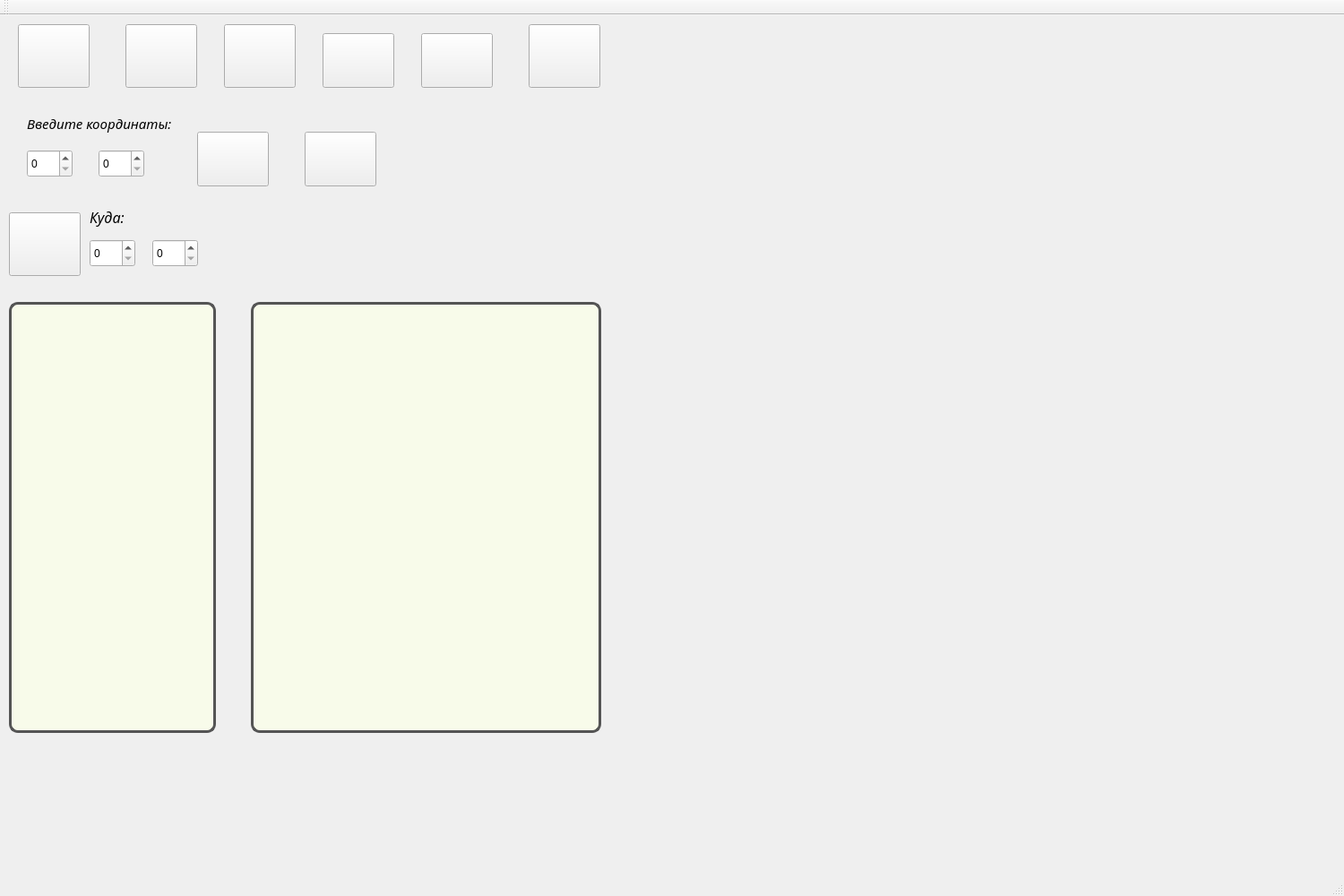
<?xml version="1.0" encoding="UTF-8"?>
<ui version="4.0">
 <class>MainWindow</class>
 <widget class="QMainWindow" name="MainWindow">
  <property name="geometry">
   <rect>
    <x>0</x>
    <y>0</y>
    <width>1500</width>
    <height>1000</height>
   </rect>
  </property>
  <property name="windowTitle">
   <string>MainWindow</string>
  </property>
  <widget class="QWidget" name="centralWidget">
   <widget class="QPushButton" name="add_green_dr">
    <property name="geometry">
     <rect>
      <x>20</x>
      <y>10</y>
      <width>80</width>
      <height>71</height>
     </rect>
    </property>
    <property name="cursor">
     <cursorShape>PointingHandCursor</cursorShape>
    </property>
    <property name="toolTip">
     <string>&lt;!DOCTYPE HTML PUBLIC &quot;-//W3C//DTD HTML 4.0//EN&quot; &quot;http://www.w3.org/TR/REC-html40/strict.dtd&quot;&gt;
&lt;html&gt;&lt;head&gt;&lt;meta name=&quot;qrichtext&quot; content=&quot;1&quot; /&gt;&lt;style type=&quot;text/css&quot;&gt;
p, li { white-space: pre-wrap; }
&lt;/style&gt;&lt;/head&gt;&lt;body style=&quot; font-family:'Georgia Pro Cond Light'; font-size:8pt; font-weight:400; font-style:normal;&quot;&gt;
&lt;p style=&quot; margin-top:12px; margin-bottom:12px; margin-left:0px; margin-right:0px; -qt-block-indent:0; text-indent:0px; background-color:#e9e8e4;&quot;&gt;&lt;span style=&quot; background-color:#e9e8e4;&quot;&gt;Добавить зеленого дракона&lt;/span&gt;&lt;/p&gt;&lt;/body&gt;&lt;/html&gt;</string>
    </property>
    <property name="styleSheet">
     <string notr="true">border-image:url(:/icons/1108_s.png)</string>
    </property>
    <property name="text">
     <string/>
    </property>
   </widget>
   <widget class="QPushButton" name="add_red_dr">
    <property name="geometry">
     <rect>
      <x>140</x>
      <y>10</y>
      <width>80</width>
      <height>71</height>
     </rect>
    </property>
    <property name="cursor">
     <cursorShape>PointingHandCursor</cursorShape>
    </property>
    <property name="toolTip">
     <string>&lt;!DOCTYPE HTML PUBLIC &quot;-//W3C//DTD HTML 4.0//EN&quot; &quot;http://www.w3.org/TR/REC-html40/strict.dtd&quot;&gt;
&lt;html&gt;&lt;head&gt;&lt;meta name=&quot;qrichtext&quot; content=&quot;1&quot; /&gt;&lt;style type=&quot;text/css&quot;&gt;
p, li { white-space: pre-wrap; }
&lt;/style&gt;&lt;/head&gt;&lt;body style=&quot; font-family:'Georgia Pro Cond Light'; font-size:8pt; font-weight:400; font-style:normal;&quot;&gt;
&lt;p style=&quot; margin-top:12px; margin-bottom:12px; margin-left:0px; margin-right:0px; -qt-block-indent:0; text-indent:0px; background-color:#e9e8e4;&quot;&gt;&lt;span style=&quot; background-color:#e9e8e4;&quot;&gt;Добавить красного дракона&lt;/span&gt;&lt;/p&gt;&lt;/body&gt;&lt;/html&gt;</string>
    </property>
    <property name="styleSheet">
     <string notr="true">border-image:url(:/icons/1118_s.png)</string>
    </property>
    <property name="text">
     <string/>
    </property>
   </widget>
   <widget class="QTextEdit" name="print">
    <property name="geometry">
     <rect>
      <x>10</x>
      <y>320</y>
      <width>231</width>
      <height>481</height>
     </rect>
    </property>
    <property name="styleSheet">
     <string notr="true">border-radius: 10%;
border: 3px solid #545454;
background-color: #f8fbea;</string>
    </property>
   </widget>
   <widget class="QSpinBox" name="set_y">
    <property name="geometry">
     <rect>
      <x>110</x>
      <y>150</y>
      <width>51</width>
      <height>31</height>
     </rect>
    </property>
   </widget>
   <widget class="QSpinBox" name="set_x">
    <property name="geometry">
     <rect>
      <x>30</x>
      <y>150</y>
      <width>51</width>
      <height>31</height>
     </rect>
    </property>
   </widget>
   <widget class="QLabel" name="label">
    <property name="geometry">
     <rect>
      <x>30</x>
      <y>105</y>
      <width>241</width>
      <height>31</height>
     </rect>
    </property>
    <property name="font">
     <font>
      <family>Georgia Pro Cond Light</family>
      <pointsize>11</pointsize>
      <italic>true</italic>
     </font>
    </property>
    <property name="text">
     <string>Введите координаты:</string>
    </property>
   </widget>
   <widget class="QPushButton" name="delete_item">
    <property name="geometry">
     <rect>
      <x>220</x>
      <y>130</y>
      <width>80</width>
      <height>61</height>
     </rect>
    </property>
    <property name="cursor">
     <cursorShape>PointingHandCursor</cursorShape>
    </property>
    <property name="toolTip">
     <string>&lt;!DOCTYPE HTML PUBLIC &quot;-//W3C//DTD HTML 4.0//EN&quot; &quot;http://www.w3.org/TR/REC-html40/strict.dtd&quot;&gt;
&lt;html&gt;&lt;head&gt;&lt;meta name=&quot;qrichtext&quot; content=&quot;1&quot; /&gt;&lt;style type=&quot;text/css&quot;&gt;
p, li { white-space: pre-wrap; }
&lt;/style&gt;&lt;/head&gt;&lt;body style=&quot; font-family:'Georgia Pro Cond Light'; font-size:8pt; font-weight:400; font-style:normal;&quot;&gt;
&lt;p style=&quot; margin-top:12px; margin-bottom:12px; margin-left:0px; margin-right:0px; -qt-block-indent:0; text-indent:0px; background-color:#e9e8e4;&quot;&gt;&lt;span style=&quot; background-color:#e9e8e4;&quot;&gt;Удалить юнита&lt;/span&gt;&lt;/p&gt;&lt;/body&gt;&lt;/html&gt;</string>
    </property>
    <property name="styleSheet">
     <string notr="true">border-image:url(:/icons/delete.png)</string>
    </property>
    <property name="text">
     <string/>
    </property>
   </widget>
   <widget class="QPushButton" name="move_unit">
    <property name="geometry">
     <rect>
      <x>10</x>
      <y>220</y>
      <width>80</width>
      <height>71</height>
     </rect>
    </property>
    <property name="cursor">
     <cursorShape>PointingHandCursor</cursorShape>
    </property>
    <property name="toolTip">
     <string>&lt;!DOCTYPE HTML PUBLIC &quot;-//W3C//DTD HTML 4.0//EN&quot; &quot;http://www.w3.org/TR/REC-html40/strict.dtd&quot;&gt;
&lt;html&gt;&lt;head&gt;&lt;meta name=&quot;qrichtext&quot; content=&quot;1&quot; /&gt;&lt;style type=&quot;text/css&quot;&gt;
p, li { white-space: pre-wrap; }
&lt;/style&gt;&lt;/head&gt;&lt;body style=&quot; font-family:'Georgia Pro Cond Light'; font-size:8pt; font-weight:400; font-style:normal;&quot;&gt;
&lt;p style=&quot; margin-top:12px; margin-bottom:12px; margin-left:0px; margin-right:0px; -qt-block-indent:0; text-indent:0px; background-color:#e9e8e4;&quot;&gt;&lt;span style=&quot; background-color:#e9e8e4;&quot;&gt;Переместить юнита&lt;/span&gt;&lt;/p&gt;&lt;/body&gt;&lt;/html&gt;</string>
    </property>
    <property name="styleSheet">
     <string notr="true">border-image:url(:/icons/move.png)</string>
    </property>
    <property name="text">
     <string/>
    </property>
   </widget>
   <widget class="QSpinBox" name="set_x1">
    <property name="geometry">
     <rect>
      <x>100</x>
      <y>250</y>
      <width>51</width>
      <height>31</height>
     </rect>
    </property>
   </widget>
   <widget class="QSpinBox" name="set_y1">
    <property name="geometry">
     <rect>
      <x>170</x>
      <y>250</y>
      <width>51</width>
      <height>31</height>
     </rect>
    </property>
   </widget>
   <widget class="QLabel" name="move_2">
    <property name="geometry">
     <rect>
      <x>100</x>
      <y>210</y>
      <width>191</width>
      <height>31</height>
     </rect>
    </property>
    <property name="font">
     <font>
      <family>Georgia Pro Cond Light</family>
      <pointsize>12</pointsize>
      <italic>true</italic>
     </font>
    </property>
    <property name="text">
     <string>Куда:</string>
    </property>
   </widget>
   <widget class="QTextEdit" name="print_item">
    <property name="geometry">
     <rect>
      <x>280</x>
      <y>320</y>
      <width>391</width>
      <height>481</height>
     </rect>
    </property>
    <property name="styleSheet">
     <string notr="true">border-radius: 10%;
border: 3px solid #545454;
background-color: #f8fbea;</string>
    </property>
   </widget>
   <widget class="QPushButton" name="add_war_fight">
    <property name="geometry">
     <rect>
      <x>250</x>
      <y>10</y>
      <width>80</width>
      <height>71</height>
     </rect>
    </property>
    <property name="cursor">
     <cursorShape>PointingHandCursor</cursorShape>
    </property>
    <property name="styleSheet">
     <string notr="true">border-image:url(:/icons/1095_s.png)</string>
    </property>
    <property name="text">
     <string/>
    </property>
   </widget>
   <widget class="QPushButton" name="add_war_ronin">
    <property name="geometry">
     <rect>
      <x>360</x>
      <y>20</y>
      <width>80</width>
      <height>61</height>
     </rect>
    </property>
    <property name="cursor">
     <cursorShape>PointingHandCursor</cursorShape>
    </property>
    <property name="styleSheet">
     <string notr="true">border-image:url(:/icons/1104_s.png)</string>
    </property>
    <property name="text">
     <string/>
    </property>
   </widget>
   <widget class="QPushButton" name="add_sen_fire">
    <property name="geometry">
     <rect>
      <x>470</x>
      <y>20</y>
      <width>80</width>
      <height>61</height>
     </rect>
    </property>
    <property name="cursor">
     <cursorShape>PointingHandCursor</cursorShape>
    </property>
    <property name="styleSheet">
     <string notr="true">border-image:url(:/icons/578_s.png)</string>
    </property>
    <property name="text">
     <string/>
    </property>
   </widget>
   <widget class="QPushButton" name="add_sen_lion">
    <property name="geometry">
     <rect>
      <x>590</x>
      <y>10</y>
      <width>80</width>
      <height>71</height>
     </rect>
    </property>
    <property name="cursor">
     <cursorShape>PointingHandCursor</cursorShape>
    </property>
    <property name="styleSheet">
     <string notr="true">border-image:url(:/icons/575_s.png)</string>
    </property>
    <property name="text">
     <string/>
    </property>
   </widget>
   <widget class="QPushButton" name="bonus">
    <property name="geometry">
     <rect>
      <x>340</x>
      <y>130</y>
      <width>80</width>
      <height>61</height>
     </rect>
    </property>
    <property name="cursor">
     <cursorShape>PointingHandCursor</cursorShape>
    </property>
    <property name="toolTip">
     <string>&lt;!DOCTYPE HTML PUBLIC &quot;-//W3C//DTD HTML 4.0//EN&quot; &quot;http://www.w3.org/TR/REC-html40/strict.dtd&quot;&gt;
&lt;html&gt;&lt;head&gt;&lt;meta name=&quot;qrichtext&quot; content=&quot;1&quot; /&gt;&lt;style type=&quot;text/css&quot;&gt;
p, li { white-space: pre-wrap; }
&lt;/style&gt;&lt;/head&gt;&lt;body style=&quot; font-family:'Georgia Pro Cond Light'; font-size:8pt; font-weight:400; font-style:normal;&quot;&gt;
&lt;p style=&quot; margin-top:12px; margin-bottom:12px; margin-left:0px; margin-right:0px; -qt-block-indent:0; text-indent:0px; background-color:#e9e8e4;&quot;&gt;&lt;span style=&quot; background-color:#e9e8e4;&quot;&gt;Добавить бонус&lt;/span&gt;&lt;/p&gt;&lt;/body&gt;&lt;/html&gt;</string>
    </property>
    <property name="styleSheet">
     <string notr="true">border-image: url(:/icons/bonus.png)</string>
    </property>
    <property name="text">
     <string/>
    </property>
   </widget>
  </widget>
  <widget class="QMenuBar" name="menuBar">
   <property name="geometry">
    <rect>
     <x>0</x>
     <y>0</y>
     <width>1500</width>
     <height>17</height>
    </rect>
   </property>
  </widget>
  <widget class="QToolBar" name="mainToolBar">
   <attribute name="toolBarArea">
    <enum>TopToolBarArea</enum>
   </attribute>
   <attribute name="toolBarBreak">
    <bool>false</bool>
   </attribute>
  </widget>
  <widget class="QStatusBar" name="statusBar"/>
 </widget>
 <layoutdefault spacing="6" margin="11"/>
 <resources/>
 <connections/>
</ui>
